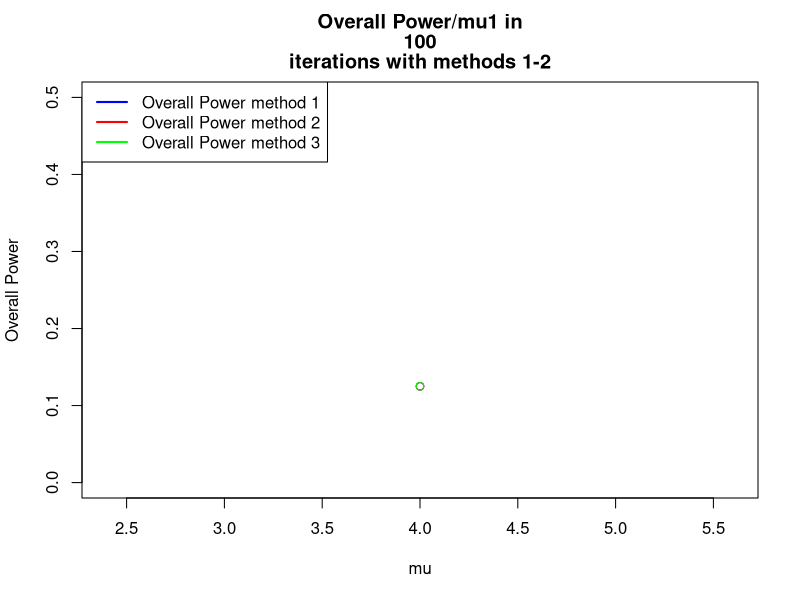
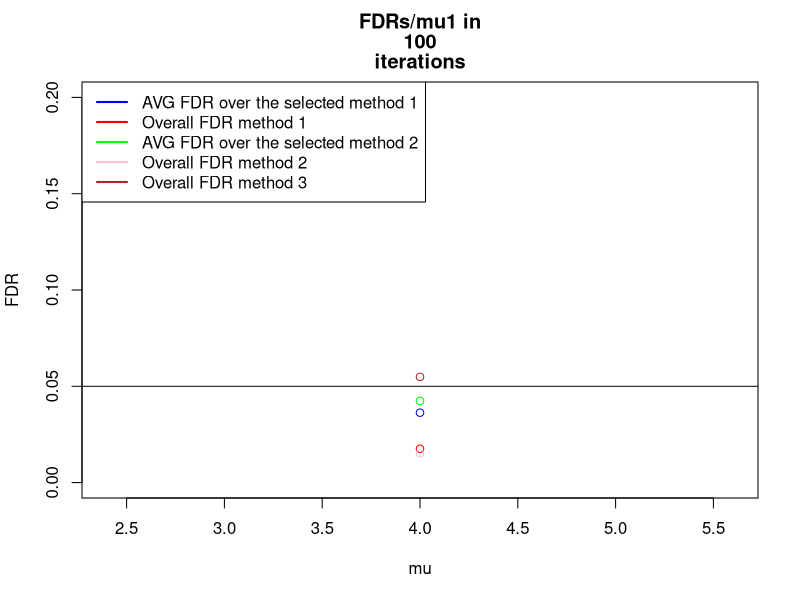
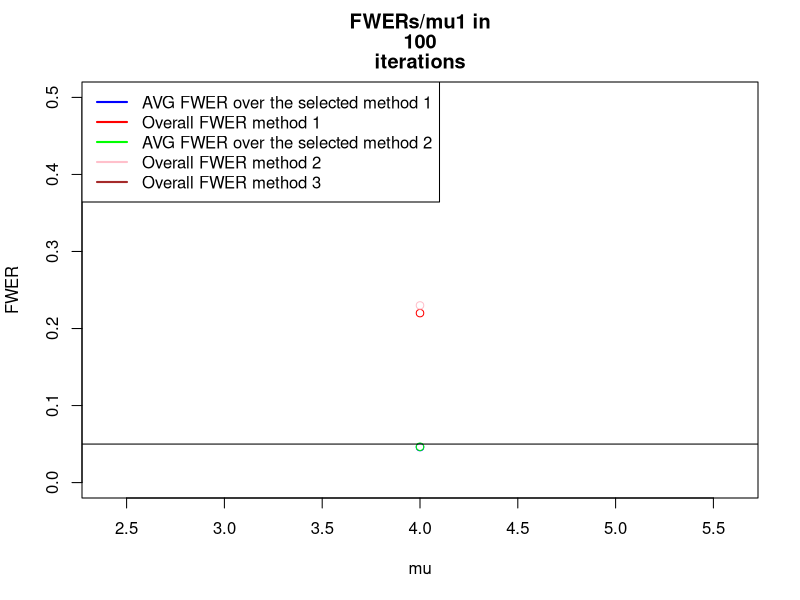
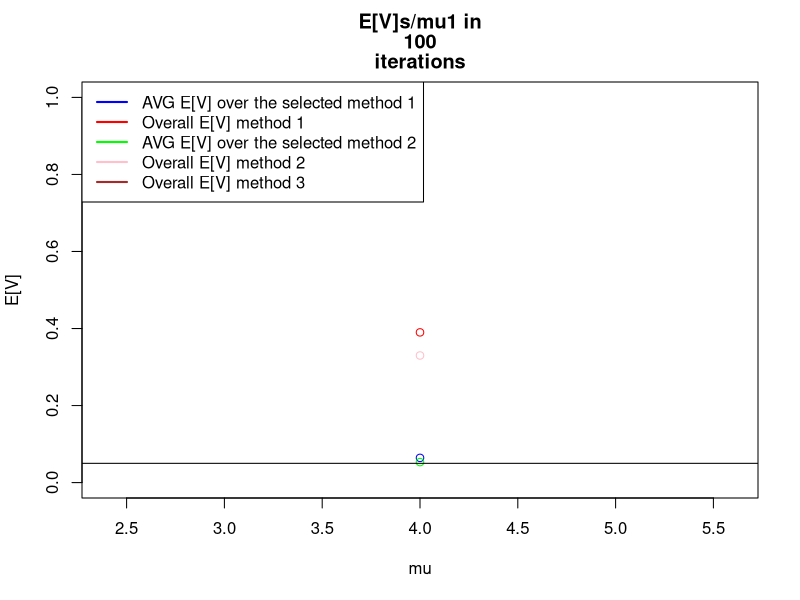
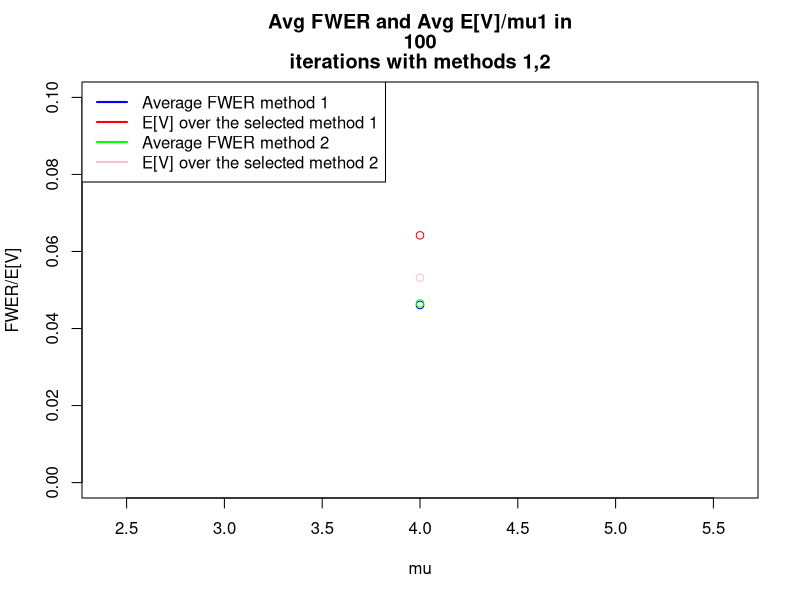

Write the R code that produced these figures, in order.
iteration <- setClass ("iteration",
        #Data structure that holds data regarding a certain iteration (=manipulation of random numbers)        
                       slots=c(xbars="numeric",
                               pvals="numeric",
                               refVec="logical",
                               numOfTrues="numeric",
                               truesMu1="numeric",
                               falsesMu1="numeric",
                               size="numeric",
                               proceduresApplied= "list"
                       )
)
procedure <- setClass ("procedure",
         #a data structure holding the results of certain procedure applied to an iteration
                       
                       slots=c(procedureName="function",
                               rejects="list",
                               fr="numeric",
                               power="numeric",
                               fdr="numeric",
                               fwer="numeric"
                       )
)

calcPower<-function (rejects, falseRejections, size,numOfTrues){
  return ((rejects$length-falseRejections)/(size-numOfTrues))
}

calcFDR<- function (rejects,falseRejections){
  if (rejects$length==0) return (0)
  else 
    return (falseRejections/rejects$length)
}

calcFWER<- function (rejects, falseRejections){
  if (rejects$length==0)
    return (0)
  if (falseRejections>0) 
    return (1)
  if (falseRejections==0) 
    return (0)
}

countFalseRejections<-function (rejects , refVec){
  if (rejects$length==0){ #if there were no rejects at all
    return (0)
  }
  
  fr<-0 #false rejections counter
  for (i in 1:rejects$length){ # count num of false rejects
#     print (refVec)
    if (refVec[rejects$ix[i]]==FALSE) { #if the rejection was false
      fr<-fr+1
    }
  }
  return (fr) 
}

SelectFamiliesBH<-function (familiesSimesPVals){
  #b<-p.adjust(familiesSimesPVals,method="BH")
  #return (which(b<0.05))
  #print ("SELECT: ")
  #print (Preject(familiesSimesPVals))
  #print ("BH SELECT")
  return (Preject(method="BH", pvals=familiesSimesPVals))
  
}  
#return Array of Selected Families and old ixs



rejectTukey <- function (xbars,S,groupSize,qStar){
  statistics=as.numeric(dist(xbars)/sqrt(S/groupSize))
  b<-which(statistics>=qStar)

#   print (statistics)
#   print ("Q*")
#   print (qStar)
#   print (list("length"=length(b), "ix"=b))
  return (list("length"=length(b), "ix"=b))
}

Preject <- function (method="BH", pvals=c(0), details=FALSE, alpha =0.05){
  a<-p.adjust(p=pvals,method=method)
#   print (a)
  b<- which(a<alpha)
  return (list ("length"=length(b), "ix"=b))
}

calcTukeyPVal <-function(xbars,S,groupSize, familySize){
  pval<- 1-ptukey(q=max(dist(xbars))/sqrt(S/groupSize), 
                  nmeans=familySize ,df=familySize * (groupSize-1))
  return (pval)
}

calcPairwisePVals <-function (xbars,S,groupSize, familySize,i=1,details=FALSE){
  ##useful for method C phase 2
  pvals=2*(1-pt(q=dist(xbars)/sqrt(2*S[i]/groupSize),
                df= familySize*(groupSize-1)))
  if (details==TRUE){
    print (c("PAIRWISE", pvals))
    print (as.numeric(pvals))
  }
  #readline()
  return (as.numeric(pvals))
}

getRandomXBars <-function (size, numOfTrues, truesMu1=0, falsesMu1, sd=1){
  xbar<- rep(NA,size) #init xbar
  xbar[1:numOfTrues]<- (rnorm(n=numOfTrues,mean=truesMu1,sd=sd)) 
  #define the null first families
  xbar[(numOfTrues+1):size]<- (rnorm(n=size-numOfTrues,mean=falsesMu1,sd=sd)) 
  #define the non-null last families   
#   print (xbar)
#   readline()
  return (xbar)
}
setDesVector <-function (size, numOfZeros,mu=4){
  a<-rep(0,numOfZeros)
  b<-rep(mu,size-numOfZeros)
  return (c(a,b))
}

setRefVectorBig <-function(size, numOfZeros,mu){
  DesVector<-setDesVector(size,numOfZeros,mu)
  print ("DesVector:")
  print (DesVector)
  return (as.logical(dist(DesVector)))
}

setRefVector <- function (size, numOfTrues){
  #initialize reference vector
  refvec<-rep (NA,size)
  refvec[1:numOfTrues]<- TRUE # these will be true discoveries
  refvec[(numOfTrues+1):size]<- FALSE # these will be False Discoveries
  return (refvec)
}


#method A(3): OVerall BH (one level)
#method B(2): QTukey Statistics (2 levels) 1: TukeyPval , 2: QTukey Stat
#method C(1): BH with pairwise Pval (2 levels) 1: TukeyPVal, 2:Pairwise PVal
#method 4: To be added later - currently empty

#this algorithm builds "numOfFamilies" families, each family of size "familySize",
#with "numOfTrues" trues and the rest of the families are false, with 5 families in which there 
#are signal (=numOfTrues is used), and the rest of the families are with no signal (all mus are 0)
#then uses 3 different methods to reject.
tukeyTest2 <-function(n=10000, numOfFamilies=40, familySize=3, numOfTrues=1,
                  minMu1=0, maxMu1=4, interval=0.5, alpha=0.05, groupSize=16,details=FALSE){
  
  #definition of constant df
  df=familySize*(groupSize-1) #calculate degs of freedom
  
  #declration of matrices to keep means, size is # of methods * the number of mu values 
  OvrPowerMeans<-matrix(0,4,(maxMu1-minMu1)/interval+1)
  AVGFDRMeans<-matrix(0,2,(maxMu1-minMu1)/interval+1)
  OvrFDRMeans<-matrix(0,4,(maxMu1-minMu1)/interval+1)
  AVGFWERMeans<-matrix(0,2,(maxMu1-minMu1)/interval+1)
  OvrFWERMeans<-matrix(0,4,(maxMu1-minMu1)/interval+1)
  OvrFRMeans<-matrix(0,4,(maxMu1-minMu1)/interval+1)
  AVGFRMeans<-matrix(0,2,(maxMu1-minMu1)/interval+1)
  
  for (mu in seq(minMu1,maxMu1,interval)){
    
    #matrices for each mu1
    TotalAVGFDR<-matrix(0,2,n)
    TotalAVGFWER<-matrix(0,2,n)
    TotalOvrFWER<-matrix(0,4,n)
    TotalOvrPower<-matrix(0,4,n)
    TotalAVGFR<-matrix(0,2,n)
    TotalOvrFR<-matrix(0,4,n)
    TotalOvrFDR<-matrix(0,4,n)
    print (mu)
  #     readline()
    
    #each iteration
    for (iters in 1:n){
#       print (c("iter:" ,iters))
      
      #setup  of variables
      familyArray= list(numOfFamilies);
      familiesTukeyPVals = numeric(numOfFamilies);
      
      
      SelectedFamilies<-list(0);
      OverallRejectsLength<-numeric(2) # 2 slots for each method B/C
      OverallFR <- numeric(2)
      FDRSum <-numeric(2)
      FWERSum <- numeric(2)
      jointFamily <- new ("iteration",
                          size=familySize*numOfFamilies,
                          numOfTrues=numOfTrues*numOfFamilies,
                          falsesMu1=mu
      )
      
      ##init variance vector
      S=rchisq(n=numOfFamilies,df=df)/df
      
      for (i in 1:numOfFamilies){
        
        familyArray[[i]]= new ("iteration",
                               size=familySize,
                               numOfTrues=1,
                               falsesMu1=mu
        ) #init family
        
        
        if (i<6){ #first 5 families with signal
          familyArray[[i]]@refVec=setRefVectorBig(
            size=familyArray[[i]]@size,
            numOfZeros=familyArray[[i]]@size-familyArray[[i]]@numOfTrues,
            mu=mu)
          print ("Reference vector:")
          print (familyArray[[i]]@refVec)
          #build reference Vector
          familyArray[[i]]@xbars=getRandomXBars(familyArray[[i]]@size,
                                                numOfTrues=familySize-1,
                                                falsesMu1=mu,
                                                sd=sqrt(1/groupSize))
                  }
        else { #35 families no signal
          familyArray[[i]]@refVec=setRefVectorBig(
            size=familyArray[[i]]@size,
            numOfZeros=familyArray[[i]]@size,
            mu=mu)
          print ("Reference vector:")
          print (familyArray[[i]]@refVec)
          #build reference Vector
          familyArray[[i]]@xbars=getRandomXBars(familyArray[[i]]@size,
                                                numOfTrues=1,
                                                falsesMu1=0,
                                                sd=sqrt(1/groupSize))
            }
        if (details==TRUE){
          print (i)
          print (familyArray[[i]]@xbars)         
        } #end details print
        
        familyArray[[i]]@pvals=calcPairwisePVals(familyArray[[i]]@xbars,
                                                 S,
                                                 groupSize,
                                                 familySize,
                                                 i=i)
        #calc Pairwise PVals for Method C(1)
        
        familyArray[[i]]@proceduresApplied=append(familyArray[[i]]@proceduresApplied,
                                                  new ("procedure"))
        familyArray[[i]]@proceduresApplied=append(familyArray[[i]]@proceduresApplied,
                                                  new ("procedure"))
        familiesTukeyPVals[i]=calcTukeyPVal(familyArray[[i]]@xbars
                                            ,S[i],groupSize, familySize)
        #calc Tukey PVals for method B(2)

#         print (c("family tukey pval", i, familiesTukeyPVals[i]))
        
        #add to jointFamily for methods 3-4
        jointFamily@refVec=append(jointFamily@refVec,familyArray[[i]]@refVec)
        jointFamily@xbars=append(jointFamily@xbars,familyArray[[i]]@xbars)
        jointFamily@pvals=append(jointFamily@pvals,familyArray[[i]]@pvals)
        jointFamily@proceduresApplied=append(familyArray[[i]]@proceduresApplied,
                                             new ("procedure"))
        jointFamily@proceduresApplied=append(familyArray[[i]]@proceduresApplied,
                                             new ("procedure"))
      } #end for i
      
      #method B,C step 1: select interesting families using BH
      SelectedFamilies[[1]]<-SelectFamiliesBH(familiesTukeyPVals)
      SelectedFamilies[[2]]<-SelectedFamilies[[1]] #for this stage selection for both methods is the same
      qStar=qtukey(p=1-alpha*SelectedFamilies[[1]]$length/numOfFamilies,
                   nmeans=familySize,df=df)
#       print (familyArray[[i]]@pvals, qStar)
#       print (SelectedFamilies[[1]])
#       readline()
      
      
      ##method 1/2 step 2: #process BH/QTukey on selected families
      for (methodix in 1:2){ #run through methods
        if (SelectedFamilies[[methodix]]$length>0){	 #if there are any selected families
          for (i in 1:SelectedFamilies[[methodix]]$length){ #run thru selected families
            
            if (methodix==1){
              #method 1=method C
              #print ("1")
              # reject inside the selected families with BH alpha=0.05*r/m
              familyArray[[SelectedFamilies[[methodix]]$ix[i]]]@proceduresApplied[[1]]@rejects<-
                Preject(method="BH", pvals=familyArray[[SelectedFamilies[[methodix]]$ix[i]]]@pvals, 
                        alpha=alpha*SelectedFamilies[[methodix]]$length/numOfFamilies)
            }
            if (methodix==2){
              #methodB
              #print ("2")
              # reject inside the selected families with QTUKEY threshold
              familyArray[[SelectedFamilies[[methodix]]$ix[i]]]@proceduresApplied[[2]]@rejects<-
                rejectTukey( familyArray[[SelectedFamilies[[methodix]]$ix[i]]]@xbars,
                            S[SelectedFamilies[[methodix]]$ix[i]],
                            groupSize,
                            qStar)
#               print (dist(familyArray[[SelectedFamilies[[methodix]]$ix[i]]]@xbars))
#               print (familyArray[[SelectedFamilies[[methodix]]$ix[i]]]@refVec)
#               readline()
            }
            
            #calc frs,power,fdr,fwer for the ith selectedfamily
            familyArray[[SelectedFamilies[[methodix]]$ix[i]]]@proceduresApplied[[methodix]]@fr=
              countFalseRejections(
                familyArray[[SelectedFamilies[[methodix]]$ix[i]]]@proceduresApplied[[methodix]]@rejects,
                familyArray[[SelectedFamilies[[methodix]]$ix[i]]]@refVec)

            familyArray[[SelectedFamilies[[methodix]]$ix[i]]]@proceduresApplied[[methodix]]@power=
              calcPower(familyArray[[SelectedFamilies[[methodix]]$ix[i]]]@proceduresApplied[[methodix]]@rejects,
                        familyArray[[SelectedFamilies[[methodix]]$ix[i]]]@proceduresApplied[[methodix]]@fr, 
                        familyArray[[SelectedFamilies[[methodix]]$ix[i]]]@size, 
                        familyArray[[SelectedFamilies[[methodix]]$ix[i]]]@numOfTrues)

            familyArray[[SelectedFamilies[[methodix]]$ix[i]]]@proceduresApplied[[methodix]]@fdr=
              calcFDR(familyArray[[SelectedFamilies[[methodix]]$ix[i]]]@proceduresApplied[[methodix]]@rejects,
                      familyArray[[SelectedFamilies[[methodix]]$ix[i]]]@proceduresApplied[[methodix]]@fr)
          
            familyArray[[SelectedFamilies[[methodix]]$ix[i]]]@proceduresApplied[[methodix]]@fwer=
              calcFWER(familyArray[[SelectedFamilies[[methodix]]$ix[i]]]@proceduresApplied[[methodix]]@rejects,
                       familyArray[[SelectedFamilies[[methodix]]$ix[i]]]@proceduresApplied[[methodix]]@fr)
           if (details==TRUE){ 
              print (c("Family number:", SelectedFamilies[[methodix]]$ix[i]))
              print (c("FRs:", familyArray[[SelectedFamilies[[methodix]]$ix[i]]]@proceduresApplied[[methodix]]@fr))
              print (c("FDR:", familyArray[[SelectedFamilies[[methodix]]$ix[i]]]@proceduresApplied[[methodix]]@fdr))
              print (c("FWER: ", familyArray[[SelectedFamilies[[methodix]]$ix[i]]]@proceduresApplied[[methodix]]@fwer))
              print (c("Power: ", familyArray[[SelectedFamilies[[methodix]]$ix[i]]]@proceduresApplied[[methodix]]@power))
              print (c("Rejects:", familyArray[[SelectedFamilies[[methodix]]$ix[i]]]@proceduresApplied[[methodix]]@rejects$length))
             } #end details print
            FDRSum[methodix]=FDRSum[methodix]+familyArray[[SelectedFamilies[[methodix]]$ix[i]]]@proceduresApplied[[methodix]]@fdr
            FWERSum[methodix]=FWERSum[methodix]+familyArray[[SelectedFamilies[[methodix]]$ix[i]]]@proceduresApplied[[methodix]]@fwer					
            OverallFR[methodix]=OverallFR[methodix]+familyArray[[SelectedFamilies[[methodix]]$ix[i]]]@proceduresApplied[[methodix]]@fr
            OverallRejectsLength[methodix]=OverallRejectsLength[methodix]+familyArray[[SelectedFamilies[[methodix]]$ix[i]]]@
                                          proceduresApplied[[methodix]]@rejects$length
            
          } #end for loop of i selected families     
#           print (c("OVERALL REJECTS LENGTH method :", methodix ,OverallRejectsLength[methodix]))
            
          TotalAVGFDR[methodix, iters]<-FDRSum[methodix]/SelectedFamilies[[methodix]]$length
          TotalAVGFWER[methodix, iters]<-FWERSum[methodix]/SelectedFamilies[[methodix]]$length
          TotalOvrPower[methodix, iters]<- (OverallRejectsLength[methodix]-OverallFR[methodix])/(40*(familySize-numOfTrues))
          TotalOvrFR[methodix, iters]<-OverallFR[methodix]
          TotalAVGFR[methodix, iters]<-OverallFR[methodix]/SelectedFamilies[[methodix]]$length
          TotalOvrFDR[methodix, iters]<- OverallFR[methodix]/OverallRejectsLength[methodix]
          TotalOvrFWER[methodix, iters]<-sign(TotalOvrFDR[methodix, iters])
          
          print (c("Iteration:", iters, "mu1:", mu, "method:", methodix))
          print (c("Average FDR:", FDRSum[methodix]/SelectedFamilies[[methodix]]$length))
          print (c("Overall FDR: ",  OverallFR[methodix]/OverallRejectsLength[methodix]))
          print (c("Average FWER: ", FWERSum[methodix]/SelectedFamilies[[methodix]]$length))
          print (c("Overall FR: ", OverallFR[methodix]))
          print (c("Interesting Families () are",SelectedFamilies[[methodix]]))
          #readline()
         
          
        } #end if selected families exist
        else {
          #"no selected families in iteration - all stats  are 0"
           print ("no families selected")
          TotalAVGFDR[methodix,iters]<-0
          TotalAVGFWER[methodix,iters]<-0
          TotalOvrFWER[methodix,iters]<-0
          TotalOvrPower[methodix,iters]<-0
          TotalOvrFR[methodix,iters]<-0
          TotalAVGFR[methodix,iters]<-0
          TotalOvrFDR[methodix,iters]<-0
        }
      } #end for methodix
      
      # methods 3/4
      for (methodix in 3:3){
        if (methodix==3){
          #method 3 - overall BH - take joint family and reject in it using BH
          jointFamily@proceduresApplied[[methodix-2]]@rejects=Preject(method="BH", pvals=jointFamily@pvals, alpha=0.05)
        }
#         if (methodix==4){
#           jointFamily@proceduresApplied[[methodix-2]]@rejects=Preject(method="bon", pvals=jointFamily@pvals, alpha=0.05)
#         }
#         
        #calc stats for joint family
        jointFamily@proceduresApplied[[methodix-2]]@fr=countFalseRejections(jointFamily@proceduresApplied[[methodix-2]]@rejects,jointFamily@refVec)
        jointFamily@proceduresApplied[[methodix-2]]@power=calcPower(jointFamily@proceduresApplied[[methodix-2]]@rejects,
                                                                    jointFamily@proceduresApplied[[methodix-2]]@fr, jointFamily@size, jointFamily@numOfTrues)
        jointFamily@proceduresApplied[[methodix-2]]@fdr=calcFDR(jointFamily@proceduresApplied[[methodix-2]]@rejects,
                                                                jointFamily@proceduresApplied[[methodix-2]]@fr)
        jointFamily@proceduresApplied[[methodix-2]]@fwer=calcFWER(jointFamily@proceduresApplied[[methodix-2]]@rejects, 
                                                                  jointFamily@proceduresApplied[[methodix-2]]@fr)
        
        TotalOvrFDR[methodix,iters]=jointFamily@proceduresApplied[[methodix-2]]@fdr
        TotalOvrFWER[methodix,iters]=jointFamily@proceduresApplied[[methodix-2]]@fwer					
        TotalOvrFR[methodix,iters]=jointFamily@proceduresApplied[[methodix-2]]@fr
        TotalOvrPower[methodix,iters]=jointFamily@proceduresApplied[[methodix-2]]@power						
        
      }
      #			print ("TOTAL OVR FDR")
      #			print (TotalOvrFDR)
    } #end n for - iterations
    
    #print ("Total AVG FDR")
    #print (mean(TotalAVGFDR))
    #print ("Total AVG FWER")
    #print (mean(TotalAVGFWER))
    #print ("Total Ovr FR")
    #print (mean(TotalOvrFR))
    #print ("Total OVr FDR")
    #print (mean(TotalOvrFDR))
    
    for (methodix in 1:3){
      if (methodix<3){
        AVGFDRMeans[methodix,(mu-minMu1)/interval+1]<-mean(TotalAVGFDR[methodix,])
        AVGFWERMeans[methodix,(mu-minMu1)/interval+1]<-mean(TotalAVGFWER[methodix,])
        AVGFRMeans[methodix,(mu-minMu1)/interval+1]<-mean(TotalAVGFR[methodix,])
      }
      OvrPowerMeans[methodix,(mu-minMu1)/interval+1]<-mean(TotalOvrPower[methodix,])
      OvrFDRMeans[methodix,(mu-minMu1)/interval+1]<-mean(TotalOvrFDR[methodix,])
      OvrFWERMeans[methodix,(mu-minMu1)/interval+1]<-mean(TotalOvrFWER[methodix,])
      OvrFRMeans[methodix,(mu-minMu1)/interval+1]<-mean(TotalOvrFR[methodix,])
      
      #			print ('Ovr fdrmeans')
      #			print (OvrFDRMeans)
      
    }#end methodix for 
  } #end mu for
  
  
  
  #	print (OvrFDRMeans[1,])
  #	print (OvrFDRMeans[2,])
  #	print (AVGFDRMeans[1,])
  #	print (AVGFDRMeans[2,])
  #	
  
  plot (seq(minMu1,maxMu1,interval),OvrPowerMeans[1,], 
        col="blue", ylim=c(0,0.5),xlab= "mu", ylab= "Overall Power",
        main =c("Overall Power/mu1 in", n, "iterations with methods 1-2"), type="o")
  lines (seq(minMu1,maxMu1,interval),OvrPowerMeans[2,], col="red", type="o")
  lines (seq(minMu1,maxMu1,interval),OvrPowerMeans[3,], col="green", type="o")
#   lines (seq(minMu1,maxMu1,interval),OvrPowerMeans[4,], col="pink", type="o")
  
  
  legend("topleft", 
         legend= c("Overall Power method 1", "Overall Power method 2", 
                   "Overall Power method 3"), 
         lty=c(1,1,1,1),
         lwd=c(2,2,2,2),
         col=c("blue","red", "green", "pink")
  )
  plot (seq(minMu1,maxMu1,interval),AVGFDRMeans[1,], 
        col="blue", ylim=c(0,0.2),xlab= "mu", ylab= "FDR",
        main =c("FDRs/mu1 in", n, "iterations"), type="o")
  lines (seq(minMu1,maxMu1,interval),OvrFDRMeans[1,], col="red", type="o")
  lines (seq(minMu1,maxMu1,interval),AVGFDRMeans[2,], col="green", type="o")
  lines (seq(minMu1,maxMu1,interval),OvrFDRMeans[2,], col="pink", type="o")
  lines (seq(minMu1,maxMu1,interval),OvrFDRMeans[3,], col="brown", type="o")
#   lines (seq(minMu1,maxMu1,interval),OvrFDRMeans[4,], col="cyan", type="o")
  abline (h=0.05, col="black")
  
  legend("topleft", 
         legend= c("AVG FDR over the selected method 1", "Overall FDR method 1", "AVG FDR over the selected method 2", "Overall FDR method 2", 
                   "Overall FDR method 3"), 
         lty=c(1,1,1,1),
         lwd=c(2,2,2,2),
         col=c("blue","red", "green", "pink", "brown")
  )
  plot (seq(minMu1,maxMu1,interval),AVGFWERMeans[1,], 
        col="blue", ylim=c(0,0.5),xlab= "mu", ylab= "FWER",
        main =c("FWERs/mu1 in", n, "iterations"), type="o")
  lines (seq(minMu1,maxMu1,interval),OvrFWERMeans[1,], col="red", type="o")
  lines (seq(minMu1,maxMu1,interval),AVGFWERMeans[2,], col="green", type="o")
  lines (seq(minMu1,maxMu1,interval),OvrFWERMeans[2,], col="pink", type="o")
  lines (seq(minMu1,maxMu1,interval),OvrFWERMeans[3,], col="brown", type="o")
#   lines (seq(minMu1,maxMu1,interval),OvrFWERMeans[4,], col="cyan", type="o")
  abline (h=0.05, col="black")
  
  legend("topleft", 
         legend= c("AVG FWER over the selected method 1", "Overall FWER method 1", "AVG FWER over the selected method 2", "Overall FWER method 2", 
                   "Overall FWER method 3"), 
         lty=c(1,1,1,1),
         lwd=c(2,2,2,2),
         col=c("blue","red", "green", "pink", "brown")
  )
  
  plot (seq(minMu1,maxMu1,interval),AVGFRMeans[1,], 
        col="blue", ylim=c(0,1),xlab= "mu", ylab= "E[V]",
        main =c("E[V]s/mu1 in", n, "iterations"), type="o")
  lines (seq(minMu1,maxMu1,interval),OvrFRMeans[1,], col="red", type="o")
  lines (seq(minMu1,maxMu1,interval),AVGFRMeans[2,], col="green", type="o")
  lines (seq(minMu1,maxMu1,interval),OvrFRMeans[2,], col="pink", type="o")
  lines (seq(minMu1,maxMu1,interval),OvrFRMeans[3,], col="brown", type="o")
#   lines (seq(minMu1,maxMu1,interval),OvrFRMeans[4,], col="cyan", type="o")
  abline (h=0.05, col="black")
  
  legend("topleft", 
         legend= c("AVG E[V] over the selected method 1", "Overall E[V] method 1", "AVG E[V] over the selected method 2", "Overall E[V] method 2", 
                   "Overall E[V] method 3"), 
         lty=c(1,1,1,1),
         lwd=c(2,2,2,2),
         col=c("blue","red", "green", "pink", "brown")
  )
  plot (seq(minMu1,maxMu1,interval),AVGFWERMeans[1,] , col="blue", ylim=c(0,0.1),
        ylab="FWER/E[V]", xlab="mu",
        main =c("Avg FWER and Avg E[V]/mu1 in", n, "iterations with methods 1,2"), type="o")
#    readline()
  lines (seq(minMu1,maxMu1,interval),AVGFRMeans[1,], col="red", type="o")
  lines (seq(minMu1,maxMu1,interval),AVGFWERMeans[2,], col="green", type="o")
  lines (seq(minMu1,maxMu1,interval),AVGFRMeans[2,], col="pink", type="o")
  
  legend("topleft", 
         legend= c("Average FWER method 1","E[V] over the selected method 1",
                   "Average FWER method 2","E[V] over the selected method 2"), 
         lty=c(1,1,1,1),
         lwd=c(2,2,2,2),
         col=c("blue","red", "green", "pink")
  )
  #change column names in table
    colnames(OvrPowerMeans)<-seq(minMu1,maxMu1,interval)
    colnames(OvrFDRMeans)<-seq(minMu1,maxMu1,interval)
    colnames(AVGFDRMeans)<-seq(minMu1,maxMu1,interval)
    colnames(OvrFWERMeans)<-seq(minMu1,maxMu1,interval)
    colnames(OvrFRMeans)<-seq(minMu1,maxMu1,interval)
    colnames(AVGFRMeans)<-seq(minMu1,maxMu1,interval)
    colnames(AVGFWERMeans)<-seq(minMu1,maxMu1,interval)

    print ("OVERALL POWER:")
    print(OvrPowerMeans)
    print ("AVG FDR:")
    print( AVGFDRMeans)
    print ("OVERALL FDR:")
    print( OvrFDRMeans)
    print ("OVERALL FWER:")
    print(OvrFWERMeans)
    print ("OVERALL E[V]:")
    print(OvrFRMeans)
    print ("AVG E[V]: ")
    print (AVGFRMeans)
    print ("AVG FWER: ")
    print (AVGFWERMeans)
}

#tukeyTest2(n=100)
tukeyTest2(n=100, familySize=5,minMu1=4, maxMu1=4,details=TRUE)
